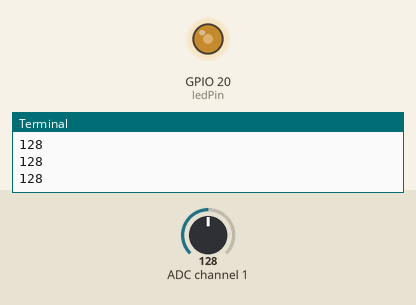
Simulated run of this program. Board: Raspberry Pi (BCM pin numbers). Shown: output pins drawn as LEDs (lit = HIGH), the last lines printed to the terminal. The inputs (shaded band) are chosen by the test bench; at power-on: ADC channel 1 = 128 (analog values on the 0–255 scale).

Above: at 1.2 s.
1.3 s: ADC channel 1 set to 178
At 1.9 s:
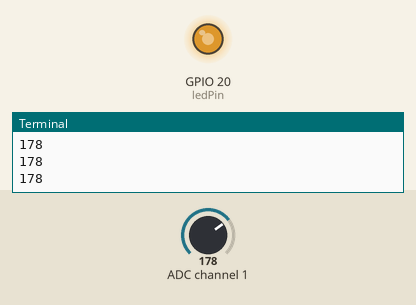
2.9 s: ADC channel 1 set to 224
At 4.2 s:
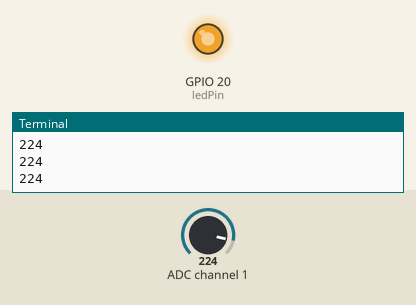
4.5 s: ADC channel 1 set to 30
At 5.8 s:
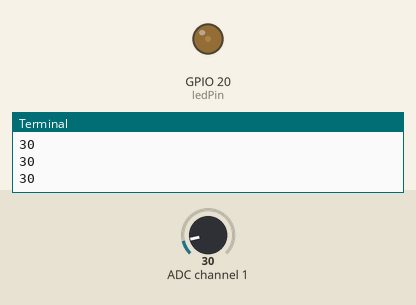
6.1 s: ADC channel 1 set to 0
At 7.2 s:
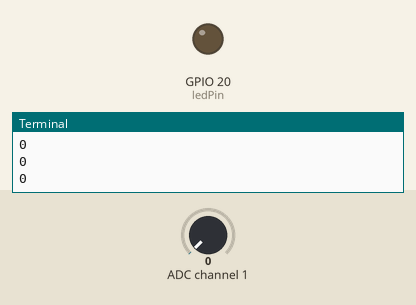
Timing chart, 0 to 8.7 s (numbered marks = the images above; inputs shaded):
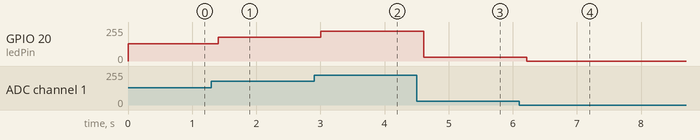

Measured:
- after the input at 1.3 s, GPIO 20 (ledPin): 128/255 → 178/255 after 0.10 s
- after the input at 2.9 s, GPIO 20 (ledPin): 178/255 → 224/255 after 0.11 s
- after the input at 4.5 s, GPIO 20 (ledPin): 224/255 → 30/255 after 0.11 s
- after the input at 6.1 s, GPIO 20 (ledPin): 30/255 → 0/255 after 0.12 s

The program:

analog-inputs-LED-dimmer.py
```python
# analog input
# https://www.youtube.com/watch?v=_PnVt8XtFcw&list=PLGs0VKk2DiYxdMjCJmcP6jt4Yw6OHK85O&index=18

# using analog to digital converter
import ADC0834
import RPi.GPIO as GPIO
from time import sleep

GPIO.setmode(GPIO.BCM)
#initialize the chip
ADC0834.setup()

ledPin = 20
GPIO.setup(ledPin, GPIO.OUT)

rPWM = GPIO.PWM(ledPin,100)
dutyCycle = 1
rPWM.start(dutyCycle)
try:
    while True:
        analogValue = ADC0834.getResult(1) #pass channel as a parameter
        if analogValue == 0:
            dutyCycle = 0
        else:
            dutyCycle = (analogValue/255) * 100
        rPWM.ChangeDutyCycle(dutyCycle)
        print(analogValue)
        sleep(.2)
except KeyboardInterrupt:
    GPIO.cleanup()
    print('GPIO Cleaned and exited')
```
